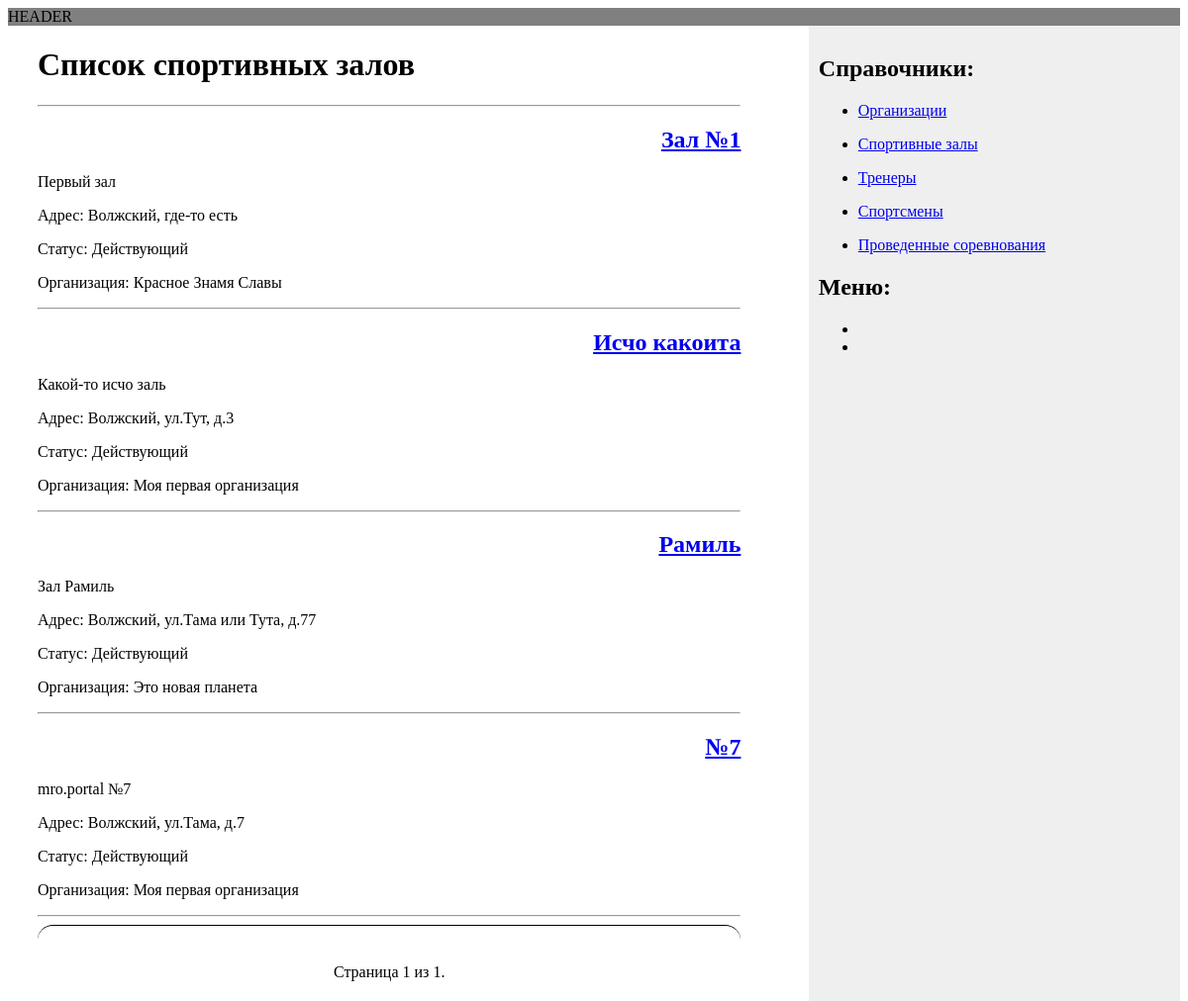
The page /tournament/gym/ on the database its author committed.
### tournament/models.py (models this page shows, shortened)
class Gym(models.Model):
    STATUS_CHOICES = (
        ('active', 'Действующий'),
        ('closed', 'Закрытый'),
    )
    organization = models.ForeignKey(Organization,
                                     verbose_name='Организация',
                                     on_delete=models.PROTECT,
                                     related_name='gyms')
    name = models.CharField(verbose_name='Полное наименование', max_length=100, unique=True)
    short_name = models.CharField(verbose_name='Сокращенное наименование', max_length=100)
    address = models.CharField(verbose_name='Адрес', max_length=150)
    slug = models.SlugField(verbose_name='Алиас', max_length=100)
    status = models.CharField(
        verbose_name='Статус',
        max_length=15,
        choices=STATUS_CHOICES,
        default='active'
    )
    objects = models.Manager()
    active = ActiveGymManager()
    class Meta:
        verbose_name = 'Спорт. зал'
        verbose_name_plural = 'Спорт. залы'
        ordering = ('short_name',)
    def get_absolute_url(self):
        return reverse('tournament:gym_detail',
                       args=[self.slug])

class Organization(models.Model):
    STATUS_CHOICES = (
        ('active', 'Действующая'),
        ('not_exist', 'Не существует'),
    )
    name = models.CharField(verbose_name='Полное наименование', max_length=100, unique=True)
    short_name = models.CharField(verbose_name='Сокращенное наименование', max_length=50)
    address = models.CharField(verbose_name='Адрес', max_length=150)
    slug = models.SlugField(verbose_name='Алиас', max_length=100)
    status = models.CharField(
        verbose_name='Статус',
        max_length=15,
        choices=STATUS_CHOICES,
        default='active'
    )
    objects = models.Manager()
    active = ActiveOrganizationManager()
    class Meta:
        verbose_name = 'Организация'
        verbose_name_plural = 'Организации'
        ordering = ('short_name',)

### tournament/views.py (the view)
# urls.py: path('gym/', views.GymListView.as_view(), name='gym_list'),
class GymListView(ListView):
    queryset = Gym.active.all()
    context_object_name = 'gyms'
    paginate_by = 4
    template_name = 'gym/list.html'

### tournament/templates/gym/list.html (shortened to what this page needs)
{% extends 'tournament/base.html' %}
{% block content %}
    <h1>Список спортивных залов</h1>
    <hr>
    {% for gym in gyms %}
        <h2 align="right">
            <a href="{{ gym.get_absolute_url }}">{{ gym.short_name }}</a>
        </h2>
        <p>{{ gym.name }}</p>
        <p>Адрес: {{ gym.address }}</p>
        <p>Статус: {{ gym.get_status_display }}</p>
        <p>Организация: {{ gym.organization.short_name }}</p>
        <hr>
    {% endfor %}
    {% include 'tournament/pagination.html' with page=page_obj %}
{% endblock %}

### tournament/templates/tournament/base.html (shortened to what this page needs)
{% load static %}
<!DOCTYPE html>
<html lang="ru">
<head>
    <link rel="stylesheet" href="{% static 'css/mystyle.css' %}">
</head>
<body>
<header>
    HEADER
</header>
    <div class="main-content">
        <div class="content">
            {% block content %}{% endblock %}
        </div>
        <div class="menu">
            <h2>Справочники:</h2>
            <ul>
                <li>
                    <a href="{% if request.is_secure %}https://{% else %}http://{% endif %}{{ request.get_host }}{% url 'tournament:organization_list' %}">Организации</a></p>
                </li>
                <li>
                    <a href="{% if request.is_secure %}https://{% else %}http://{% endif %}{{ request.get_host }}{% url 'tournament:gym_list' %}">Спортивные залы</a></p>
                </li>
                <li>
                    <a href="{% if request.is_secure %}https://{% else %}http://{% endif %}{{ request.get_host }}{% url 'tournament:coach_list' %}">Тренеры</a></p>
                </li>
                <li>
                    <a href="{% if request.is_secure %}https://{% else %}http://{% endif %}{{ request.get_host }}{% url 'tournament:judoka_list' %}">Спортсмены</a></p>
                </li>
                <li>
                    <a href="{% if request.is_secure %}https://{% else %}http://{% endif %}{{ request.get_host }}{% url 'tournament:tournament_list' %}">Проведенные соревнования</a></p>
                </li>
            </ul>
            <h2>Меню:</h2>
            <ul>
                <li></li>
                <li></li>
            </ul>
        </div>
    </div>
</body>
</html>

### tournament/templates/tournament/pagination.html (shortened to what this page needs)
<hr class="hr_paginator">
<div class="pagination">
    <span class="step-links" align="center">
        <span class="current">
            Страница {{ page.number }} из {{ page.paginator.num_pages }}.
        </span>
    </span>
</div>

### tournament/static/css/mystyle.css (style rules this page uses)
html { height: 100%; width: 100%; }
body { display: flex; flex-direction: column; height: 100%; }
header { background-color: grey; flex: 0 0 auto; }
.main-content { flex: 1 0 auto; }
.content { margin: 0; padding: 0; float:left; width:60%; padding:0 0 0 30px; }
.menu { float:right; width:30%; padding:10px; background:#efefef; height:100%; }
.hr_paginator { height: 30px; border-style: solid; border-color: black; border-width: 1px 0 0 0; border-radius: 20px; }
.pagination { text-align: center; }

### rows shown on the page
Gym: short_name "Зал №1", name "Первый зал", address "Волжский, где-то есть", status "Действующий", organization.short_name "Красное Знамя Славы"
Gym: short_name "Исчо какоита", name "Какой-то исчо заль", address "Волжский, ул.Тут, д.3", status "Действующий", organization.short_name "Моя первая организация"
Gym: short_name "Рамиль", name "Зал Рамиль", address "Волжский, ул.Тама или Тута, д.77", status "Действующий", organization.short_name "Это новая планета"
Gym: short_name "№7", name "mro.portal №7", address "Волжский, ул.Тама, д.7", status "Действующий", organization.short_name "Моя первая организация"

### other values the page prints
{{ page.number }} "1"
{{ page.paginator.num_pages }} "1"
